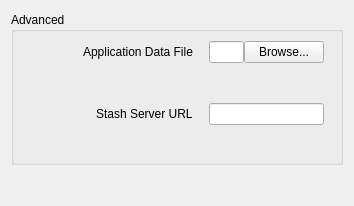
           <widget class="QWidget" name="scrollAreaWidgetContents_2">
            <property name="geometry">
             <rect>
              <x>0</x>
              <y>0</y>
              <width>354</width>
              <height>206</height>
             </rect>
            </property>
            <layout class="QVBoxLayout" name="verticalLayout_10">
             <property name="spacing">
              <number>25</number>
             </property>
             <property name="topMargin">
              <number>12</number>
             </property>
             <item>
              <widget class="QGroupBox" name="groupBox_2">
               <property name="sizePolicy">
                <sizepolicy hsizetype="Preferred" vsizetype="Maximum">
                 <horstretch>0</horstretch>
                 <verstretch>0</verstretch>
                </sizepolicy>
               </property>
               <property name="title">
                <string>Advanced</string>
               </property>
               <layout class="QFormLayout" name="formLayout_4">
                <property name="labelAlignment">
                 <set>Qt::AlignmentFlag::AlignRight|Qt::AlignmentFlag::AlignTrailing|Qt::AlignmentFlag::AlignVCenter</set>
                </property>
                <property name="formAlignment">
                 <set>Qt::AlignmentFlag::AlignLeading|Qt::AlignmentFlag::AlignLeft|Qt::AlignmentFlag::AlignTop</set>
                </property>
                <property name="horizontalSpacing">
                 <number>16</number>
                </property>
                <property name="verticalSpacing">
                 <number>8</number>
                </property>
                <property name="topMargin">
                 <number>9</number>
                </property>
                <property name="rightMargin">
                 <number>16</number>
                </property>
                <property name="bottomMargin">
                 <number>9</number>
                </property>
                <item row="2" column="0">
                 <widget class="QLabel" name="label_19">
                  <property name="text">
                   <string>Stash Server URL</string>
                  </property>
                 </widget>
                </item>
                <item row="2" column="1">
                 <widget class="QLineEdit" name="stashServer"/>
                </item>
                <item row="3" column="0">
                 <spacer name="horizontalSpacer_4">
                  <property name="orientation">
                   <enum>Qt::Orientation::Horizontal</enum>
                  </property>
                  <property name="sizeType">
                   <enum>QSizePolicy::Policy::Fixed</enum>
                  </property>
                  <property name="sizeHint" stdset="0">
                   <size>
                    <width>170</width>
                    <height>20</height>
                   </size>
                  </property>
                 </spacer>
                </item>
                <item row="0" column="0">
                 <widget class="QLabel" name="label_22">
                  <property name="text">
                   <string>Application Data File</string>
                  </property>
                 </widget>
                </item>
                <item row="0" column="1">
                 <layout class="QHBoxLayout" name="horizontalLayout_9">
                  <item>
                   <widget class="QLineEdit" name="applicationDataFile"/>
                  </item>
                  <item>
                   <widget class="QPushButton" name="applicationDataFileBrowse">
                    <property name="text">
                     <string>Browse...</string>
                    </property>
                   </widget>
                  </item>
                 </layout>
                </item>
                <item row="1" column="0">
                 <spacer name="verticalSpacer_3">
                  <property name="orientation">
                   <enum>Qt::Orientation::Vertical</enum>
                  </property>
                  <property name="sizeType">
                   <enum>QSizePolicy::Policy::Fixed</enum>
                  </property>
                  <property name="sizeHint" stdset="0">
                   <size>
                    <width>20</width>
                    <height>24</height>
                   </size>
                  </property>
                 </spacer>
                </item>
               </layout>
              </widget>
             </item>
             <item>
              <spacer name="verticalSpacer_7">
               <property name="orientation">
                <enum>Qt::Orientation::Vertical</enum>
               </property>
               <property name="sizeHint" stdset="0">
                <size>
                 <width>20</width>
                 <height>40</height>
                </size>
               </property>
              </spacer>
             </item>
            </layout>
           </widget>
